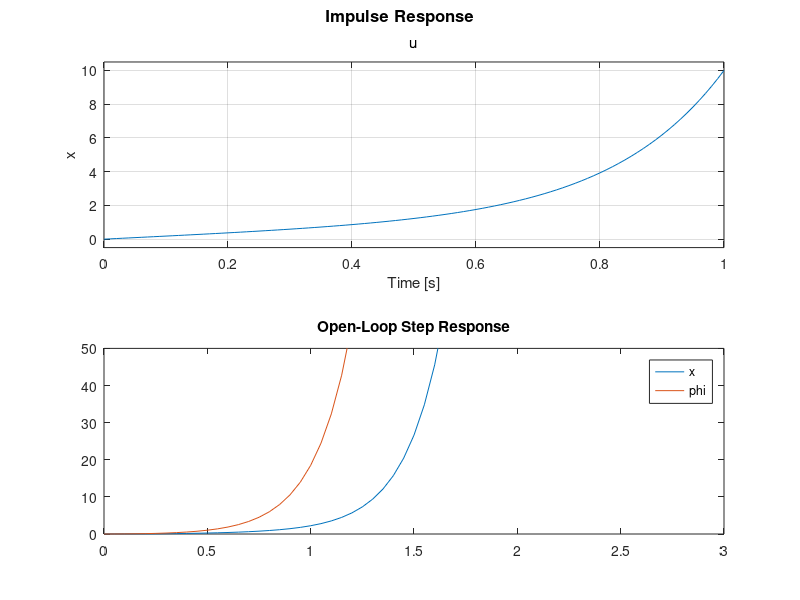

MATLAB code for this plot:
% The System Modelling was done in (http://ctms.engin.umich.edu/CTMS/index.php?example=InvertedPendulum&section=SystemModeling)

% This code to print the transfer function of the modelled system,
% visualise the Open Loop Impulse and Step responses and analyse the zeros
% and poles of the system
M = 0.5;
m = 0.2;
b = 0.1;
I = 0.006;
g = 9.8;
l = 0.3;
q = (M+m)*(I+m*l^2)-(m*l)^2;
s = tf('s');

P_cart = (((I+m*l^2)/q)*s^2 - (m*g*l/q))/(s^4 + (b*(I + m*l^2))*s^3/q - ((M + m)*m*g*l)*s^2/q - b*m*g*l*s/q);

P_pend = (m*l*s/q)/(s^3 + (b*(I + m*l^2))*s^2/q - ((M + m)*m*g*l)*s/q - b*m*g*l/q);

sys_tf = [P_cart ; P_pend];

inputs = {'u'};
outputs = {'x'; 'phi'};
set(sys_tf,'InputName',inputs)
set(sys_tf,'OutputName',outputs)

t=0:0.01:1;
impulse(sys_tf,t);
title('Open-Loop Impulse Response')


[zeros poles] = zpkdata(P_pend,'v')
[zeros poles] = zpkdata(P_cart,'v')


t = 0:0.05:10;
u = ones(size(t));
[y,t] = lsim(sys_tf,u,t);
plot(t,y)
title('Open-Loop Step Response')
axis([0 3 0 50])
legend('x','phi')